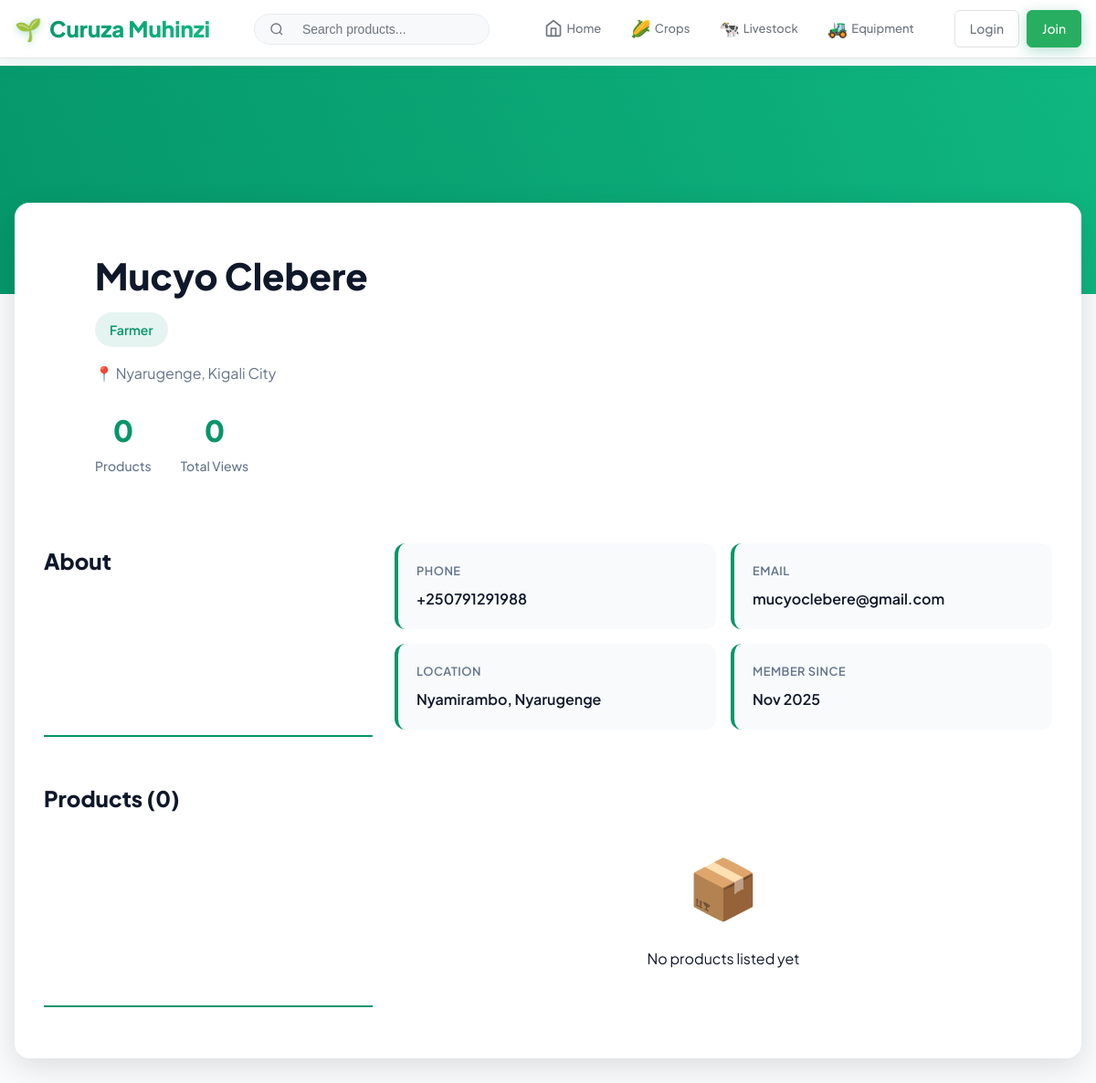
/user-profile.php?id=5, run on the app's committed database.
### tables this page shows
CREATE TABLE `users` (
  `id` int(11) NOT NULL,
  `first_name` varchar(50) NOT NULL,
  `last_name` varchar(50) NOT NULL,
  `email` varchar(100) NOT NULL,
  `phone` varchar(20) DEFAULT NULL,
  `date_of_birth` date DEFAULT NULL,
  `gender` enum('male','female','other') DEFAULT NULL,
  `password_hash` varchar(255) DEFAULT NULL,
  `user_type` enum('farmer','buyer','cooperative_member','supplier') NOT NULL,
  `province` varchar(50) DEFAULT NULL,
  `district` varchar(50) DEFAULT NULL,
  `sector` varchar(50) DEFAULT NULL,
  `cell` varchar(50) DEFAULT NULL,
  `village` varchar(50) DEFAULT NULL,
  `address_details` text DEFAULT NULL,
  `farm_size` varchar(20) DEFAULT NULL,
  `what_do_you_grow` text DEFAULT NULL,
  `mobile_money_number` varchar(20) DEFAULT NULL,
  `profile_picture` varchar(255) DEFAULT NULL,
  `language_preference` enum('kinyarwanda','english','french') DEFAULT 'kinyarwanda',
  `notification_preferences` longtext DEFAULT NULL CHECK (json_valid(`notification_preferences`)),
  `status` enum('active','suspended','banned') DEFAULT 'active',
  `profile_completion_percentage` int(11) DEFAULT 0,
  `last_login` datetime DEFAULT NULL,
  `login_attempts` int(11) DEFAULT 0,
  `locked_until` datetime DEFAULT NULL,
  `created_at` timestamp NOT NULL DEFAULT current_timestamp(),
  `updated_at` timestamp NOT NULL DEFAULT current_timestamp() ON UPDATE current_timestamp(),
  `verification_status` enum('unverified','verified','flagged') DEFAULT 'unverified',
  `account_flags` int(11) DEFAULT 0
);

### config/database.php (called while the page is built, shortened)
<?php
class Database {
    private $connection;
    public function __construct() {
        try {
            $dsn = "mysql:host=" . DB_HOST . ";dbname=" . DB_NAME . ";charset=" . DB_CHARSET;
            $this->connection = new PDO($dsn, DB_USER, DB_PASS);
            $this->connection->setAttribute(PDO::ATTR_ERRMODE, PDO::ERRMODE_EXCEPTION);
            $this->connection->setAttribute(PDO::ATTR_DEFAULT_FETCH_MODE, PDO::FETCH_ASSOC);
        } catch(PDOException $e) {
            die("Database connection failed: " . $e->getMessage());
        }
    }
    public function fetch($sql, $params = []) {
        $stmt = $this->connection->prepare($sql);
        $stmt->execute($params);
        return $stmt->fetch();
    }
    public function fetchAll($sql, $params = []) {
        $stmt = $this->connection->prepare($sql);
        $stmt->execute($params);
        return $stmt->fetchAll();
    }
}
?>

### user-profile.php (the view, shortened to what this page needs)
<?php
require_once 'config/database.php';
$db = new Database();
$userId = $_GET['id'] ?? 0;
$user = $db->fetch("SELECT * FROM users WHERE id = ?", [$userId]);
$products = $db->fetchAll("SELECT * FROM products WHERE user_id = ? AND status = 'active' ORDER BY created_at DESC", [$userId]);
$totalProducts = count($products);
$totalViews = $products ? array_sum(array_column($products, 'views_count')) : 0;
?>
<!DOCTYPE html>
<html lang="en">
<head>
</head>
<body>
    <?php include 'includes/header.php'; ?>
    <div class="profile-banner">
        <div class="banner-overlay"></div>
    </div>
    <div class="profile-container">
        <div class="profile-card">
            <div class="profile-header">
                <div class="profile-info">
                    <h1 class="profile-name"><?= htmlspecialchars($user['first_name'] . ' ' . $user['last_name']) ?></h1>
                    <span class="profile-role"><?= ucfirst(str_replace('_', ' ', $user['user_type'])) ?></span>
                    <div class="profile-location">📍 <?= htmlspecialchars($user['district'] . ', ' . $user['province']) ?></div>
                    <div class="profile-stats">
                        <div class="stat">
                            <span class="stat-number"><?= $totalProducts ?></span>
                            <span class="stat-label">Products</span>
                        </div>
                        <div class="stat">
                            <span class="stat-number"><?= number_format($totalViews) ?></span>
                            <span class="stat-label">Total Views</span>
                        </div>
                    </div>
                </div>
            </div>
            <div class="profile-content">
                <h2 class="section-title">About</h2>
                <div class="about-grid">
                    <?php if ($user['phone']): ?>
                        <div class="about-item">
                            <div class="about-label">Phone</div>
                            <div class="about-value"><?= htmlspecialchars($user['phone']) ?></div>
                        </div>
                    <?php endif; ?>
                    <?php if ($user['email']): ?>
                        <div class="about-item">
                            <div class="about-label">Email</div>
                            <div class="about-value"><?= htmlspecialchars($user['email']) ?></div>
                        </div>
                    <?php endif; ?>
                    <div class="about-item">
                        <div class="about-label">Location</div>
                        <div class="about-value"><?= htmlspecialchars($user['sector'] . ', ' . $user['district']) ?></div>
                    </div>
                    <div class="about-item">
                        <div class="about-label">Member Since</div>
                        <div class="about-value"><?= date('M Y', strtotime($user['created_at'])) ?></div>
                    </div>
                </div>
                <h2 class="section-title">Products (<?= $totalProducts ?>)</h2>
                <?php if (empty($products)): ?>
                    <div class="empty-products">
                        <div class="empty-icon">📦</div>
                        <p>No products listed yet</p>
                    </div>
                <?php endif; ?>
            </div>
        </div>
    </div>
</body>
</html>

### includes/styles.php (style rules this page uses)
:root { --primary: #059669; --primary-dark: #047857; --primary-light: #10b981; --accent: #f59e0b; --bg: #fefefe; --bg-alt: #f8fafc; --text: #0f172a; --text-light: #64748b; --border: #e2e8f0; --success: #10b981; --error: #ef4444; --shadow: 0 4px 6px -1px rgb(0 0 0 / 0.1); --shadow-lg: 0 20px 25px -5px rgb(0 0 0 / 0.1); }
* { margin: 0; padding: 0; box-sizing: border-box; }
body { font-family: 'Plus Jakarta Sans', -apple-system, BlinkMacSystemFont, sans-serif; background: var(--bg-alt); color: var(--text); line-height: 1.6; padding-top: 72px; }
.profile-banner { height: 200px; background: linear-gradient(135deg, var(--primary), var(--primary-light)); position: relative; overflow: hidden; }
.banner-overlay { position: absolute; inset: 0; background: linear-gradient(45deg, rgba(5, 150, 105, 0.8), rgba(16, 185, 129, 0.6)); }
.profile-info { color: white; padding-bottom: 0.5rem; }
.profile-stats { display: flex; gap: 2rem; }
.stat { text-align: center; }
.stat-number { display: block; font-size: 1.5rem; font-weight: 700; color: white; }
.stat-label { font-size: 0.875rem; color: rgba(255, 255, 255, 0.8); }
.stat-label { color: var(--text-light); font-weight: 500; }
.profile-content { display: grid; grid-template-columns: 1fr 2fr; gap: 1.5rem; padding: 1.5rem 1rem; }

### user-profile.php (style rules this page uses)
.profile-banner { height: 250px; background: linear-gradient(135deg, var(--primary), var(--primary-light)); position: relative; }
.banner-overlay { position: absolute; inset: 0; background: linear-gradient(45deg, rgba(5,150,105,0.8), rgba(16,185,129,0.6)); }
.profile-container { max-width: 1200px; margin: -100px auto 2rem; padding: 0 1rem; position: relative; z-index: 10; }
.profile-card { background: white; border-radius: 16px; box-shadow: 0 8px 32px rgba(0,0,0,0.12); overflow: hidden; }
.profile-header { padding: 2rem; display: flex; gap: 2rem; align-items: flex-start; }
.profile-info { flex: 1; padding-top: 1rem; }
.profile-name { font-size: 2.5rem; font-weight: 800; color: var(--text); margin-bottom: 0.5rem; }
.profile-role { display: inline-block; background: rgba(5,150,105,0.1); color: var(--primary); padding: 0.5rem 1rem; border-radius: 20px; font-weight: 600; font-size: 0.875rem; margin-bottom: 1rem; }
.profile-location { color: var(--text-light); font-size: 1rem; margin-bottom: 1rem; }
.profile-stats { display: flex; gap: 2rem; margin-top: 1.5rem; }
.stat { text-align: center; }
.stat-number { font-size: 2rem; font-weight: 800; color: var(--primary); display: block; }
.stat-label { font-size: 0.875rem; color: var(--text-light); }
.profile-content { padding: 2rem; }
.section-title { font-size: 1.5rem; font-weight: 800; color: var(--text); margin-bottom: 1.5rem; padding-bottom: 0.75rem; border-bottom: 2px solid var(--primary); }
.about-grid { display: grid; grid-template-columns: repeat(auto-fit, minmax(250px, 1fr)); gap: 1rem; margin-bottom: 2rem; }
.about-item { background: var(--bg-alt); padding: 1.25rem; border-radius: 12px; border-left: 4px solid var(--primary); }
.about-label { font-size: 0.8rem; color: var(--text-light); font-weight: 600; text-transform: uppercase; letter-spacing: 0.5px; margin-bottom: 0.5rem; }
.about-value { font-size: 1rem; color: var(--text); font-weight: 600; }
.empty-products { text-align: center; padding: 4rem 2rem; }
.empty-icon { font-size: 4rem; margin-bottom: 1rem; }

### data on the page
users: first_name+last_name "Mucyo Clebere", user_type "Farmer", district+province "Nyarugenge, Kigali City", phone "+250791291988", email "mucyoclebere@gmail.com", sector+district "Nyamirambo, Nyarugenge", created_at "Nov 2025"

### other printed values
$totalProducts "0"
$totalViews "0"
